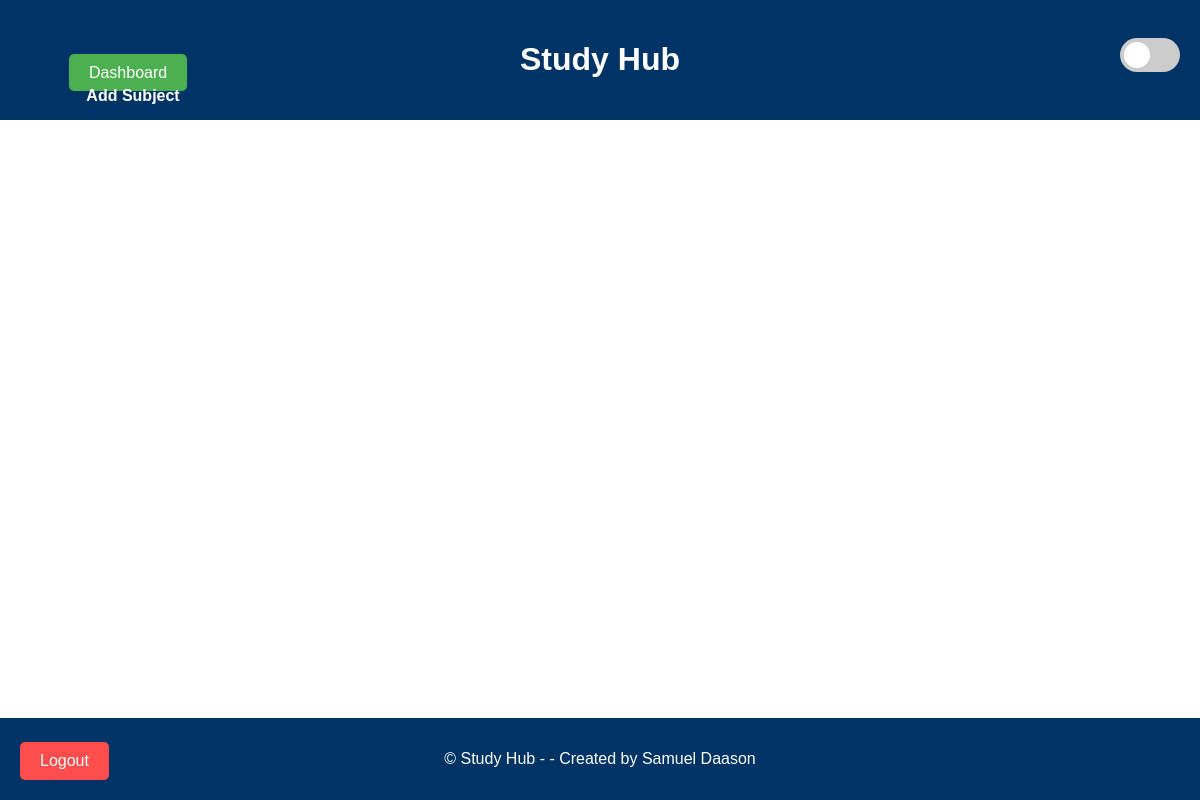
Page / (signed in) on the earlier database version.
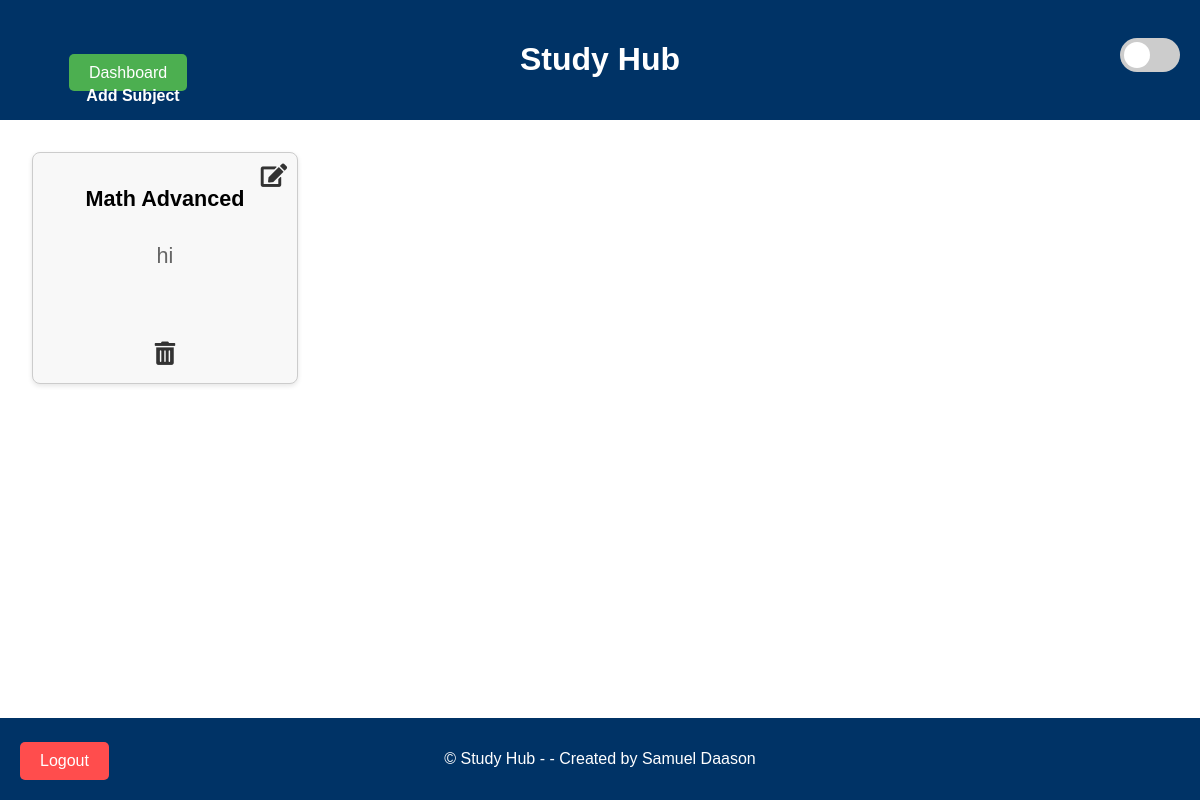
Same page on the later database version.
### models.py (models this page shows, shortened)
class Subject(db.Model):
    __tablename__ = 'subject'
    id = db.Column(db.Integer, primary_key=True)
    name = db.Column(db.String(100), nullable=False)
    description = db.Column(db.Text, nullable=False)
    user_id = db.Column(
        db.Integer,
        db.ForeignKey('user.id', ondelete='CASCADE'),
        nullable=False
    )
    papers = db.relationship(
        'Paper',
        backref='subject',
        lazy=True,
        cascade='all, delete-orphan',
        passive_deletes=True
    )

### catalogue_routes.py (the view)
@catalogue_routes.route('/')
@login_required
def index():
    user_subjects = Subject.query.filter_by(user_id=current_user.id).all()
    return render_template('index.html', subjects=user_subjects)

### app.py (called while the page is built)
@login_manager.user_loader
def load_user(user_id):
    return db.session.get(User, int(user_id))

### templates/index.html (shortened to what this page needs)
<!DOCTYPE html>
<html lang="en">
<head>
    <link href="https://cdnjs.cloudflare.com/ajax/libs/font-awesome/5.15.4/css/all.min.css" rel="stylesheet">
    <link rel="stylesheet" href="/static/css/styles.css">
    <link rel="stylesheet" href="/static/css/slider_styles.css">
    <link rel="stylesheet" href="/static/css/logout_button.css">
</head>
<body>
    <header>
        <h1>Study Hub</h1>
        <label class="switch">
            <span class="slider"></span>
        </label>
        <div class="add-subject-container">
            <a href="{{ url_for('catalogue_routes.dashboard') }}" class="btn-dashboard enlarge-on-hover">Dashboard</a>
            <button id="addSubjectBtn" class="btn-add-subject enlarge-on-hover">Add Subject</button>
        </div>
    </header>
    <main>
        <section class="catalogue-grid">
            {% for subject in subjects %}
                <div class="catalogue-item enlarge-on-hover">
                    <a href="{{ url_for('catalogue_routes.view_papers', subject_name=subject.name) }}" class="catalogue-link">
                        <div class="content">
                            <h2>{{ subject.name }}</h2>
                            <p>{{ subject.description }}</p>
                        </div>
                    </a>
                    <a href="#" class="btn-edit-subject enlarge-on-hover"
                        data-id="{{ subject.id }}"
                        data-name="{{ subject.name }}"
                        data-description="{{ subject.description }}">
                        <i class="fas fa-edit"></i>
                    </a>
                    <form action="{{ url_for('catalogue_routes.delete_subject', subject_id=subject.id) }}" method="POST" class="delete-form">
                        <button type="submit" class="btn-delete-subject enlarge-on-hover">
                            <i class="fas fa-trash-alt"></i>
                        </button>
                    </form>
                </div>
            {% endfor %}
        </section>
    </main>
    <footer>
        <p>&copy; Study Hub - - Created by Samuel Daason</p>
        <form action="{{ url_for('catalogue_routes.logout') }}" method="POST" class="logout-form">
            <button type="submit" class="btn-logout">Logout</button>
        </form>
    </footer>
</body>
</html>

### static/css/styles.css (style rules this page uses)
body { font-family: Arial, sans-serif; margin: 0; padding: 0; box-sizing: border-box; min-height: 100vh; display: flex; flex-direction: column; }
main { flex: 1; }
header { position: relative; text-align: center; padding: 1em; background-color: #003366; color: white; }
footer { text-align: center; padding: 1em; background-color: #003366; color: white; margin-top: auto; }
.catalogue-grid { display: grid; grid-template-columns: repeat(auto-fill, minmax(250px, 1fr)); gap: 1.5em; padding: 2em; }
.catalogue-item { position: relative; padding: 20px; border: 1px solid #ccc; background-color: #f9f9f9; text-align: center; border-radius: 8px; margin-bottom: 30px; box-shadow: 0 4px 10px rgba(0, 0, 0, 0.1); font-size: 18px; transition: transform 0.3s ease, box-shadow 0.3s ease; display: flex; flex-direction: column; justify-content: space-between; min-height: 200px; cursor: pointer; }
.catalogue-item .content { flex-grow: 1; display: flex; flex-direction: column; width: 100%; overflow: hidden; }
.catalogue-item .content p { font-size: 1.2em; overflow: hidden; display: -webkit-box; -webkit-line-clamp: 3; box-orient: vertical; -webkit-box-orient: vertical; text-overflow: ellipsis; }
.catalogue-item h2 { font-size: 1.2em; margin-bottom: 10px; }
.catalogue-item p { font-size: 1.2em; margin-bottom: 15px; }
.catalogue-item .content p { font-size: 1.2em; }
.btn-edit-subject { background: none !important; border: none !important; color: #333 !important; font-size: 1.3em; cursor: pointer; position: absolute; top: 10px; right: 10px; padding: 0; outline: none; transition: transform 0.3s ease, color 0.3s ease; }
.btn-delete-subject { background: none !important; border: none !important; color: #333 !important; font-size: 1.3em; cursor: pointer; align-self: flex-end; margin-top: 10px; padding: 0; outline: none; z-index: 1100; transition: transform 0.3s ease, color 0.3s ease; }
.add-subject-container { position: absolute; bottom: 10px; left: 20px; }
.btn-add-subject { color: white; text-decoration: none; font-size: 16px; font-weight: bold; padding: 5px 0; border: none; background: none; outline: none; }
button { padding: 12px 20px; background-color: #007BFF; color: white; border: none; border-radius: 8px; cursor: pointer; width: 100%; font-size: 16px; transition: background-color 0.3s ease; }
header { position: relative; padding: 20px; }
.catalogue-item { position: relative; padding: 15px; background-color: #f8f8f8; border-radius: 8px; box-shadow: 0 2px 5px rgba(0, 0, 0, 0.1); transition: transform 0.3s ease; }
.catalogue-link { text-decoration: none; color: inherit; }
.content p { font-size: 14px; color: #666; }
.delete-form { display: inline; }
.delete-form { display: inline-block; margin: 0; padding: 0; }
.btn-dashboard { padding: 10px 20px; background-color: #4CAF50; color: white; border: none; border-radius: 5px; cursor: pointer; text-decoration: none; font-size: 16px; margin-right: 10px; }

### static/css/slider_styles.css (style rules this page uses)
.switch { position: absolute; top: 20px; right: 20px; display: inline-block; width: 60px; height: 34px; max-width: 80px; min-width: 40px; transition: all 0.3s ease-in-out; }
.slider { position: relative; cursor: pointer; display: block; width: 100%; height: 100%; background-color: #ccc; border-radius: 34px; transition: background-color 0.4s ease; }
.slider:before { position: absolute; content: ""; width: 26px; height: 26px; left: 4px; bottom: 4px; background-color: white; border-radius: 50%; transition: transform 0.4s ease; }

### static/css/logout_button.css (style rules this page uses)
.logout-form { position: fixed; bottom: 20px; left: 20px; z-index: 1000; }
.btn-logout { background-color: #ff4d4d; color: white; padding: 10px 20px; border: none; border-radius: 5px; cursor: pointer; font-size: 16px; }

Differences in the rows shown:
added Subject: name "Math Advanced", description "hi"
